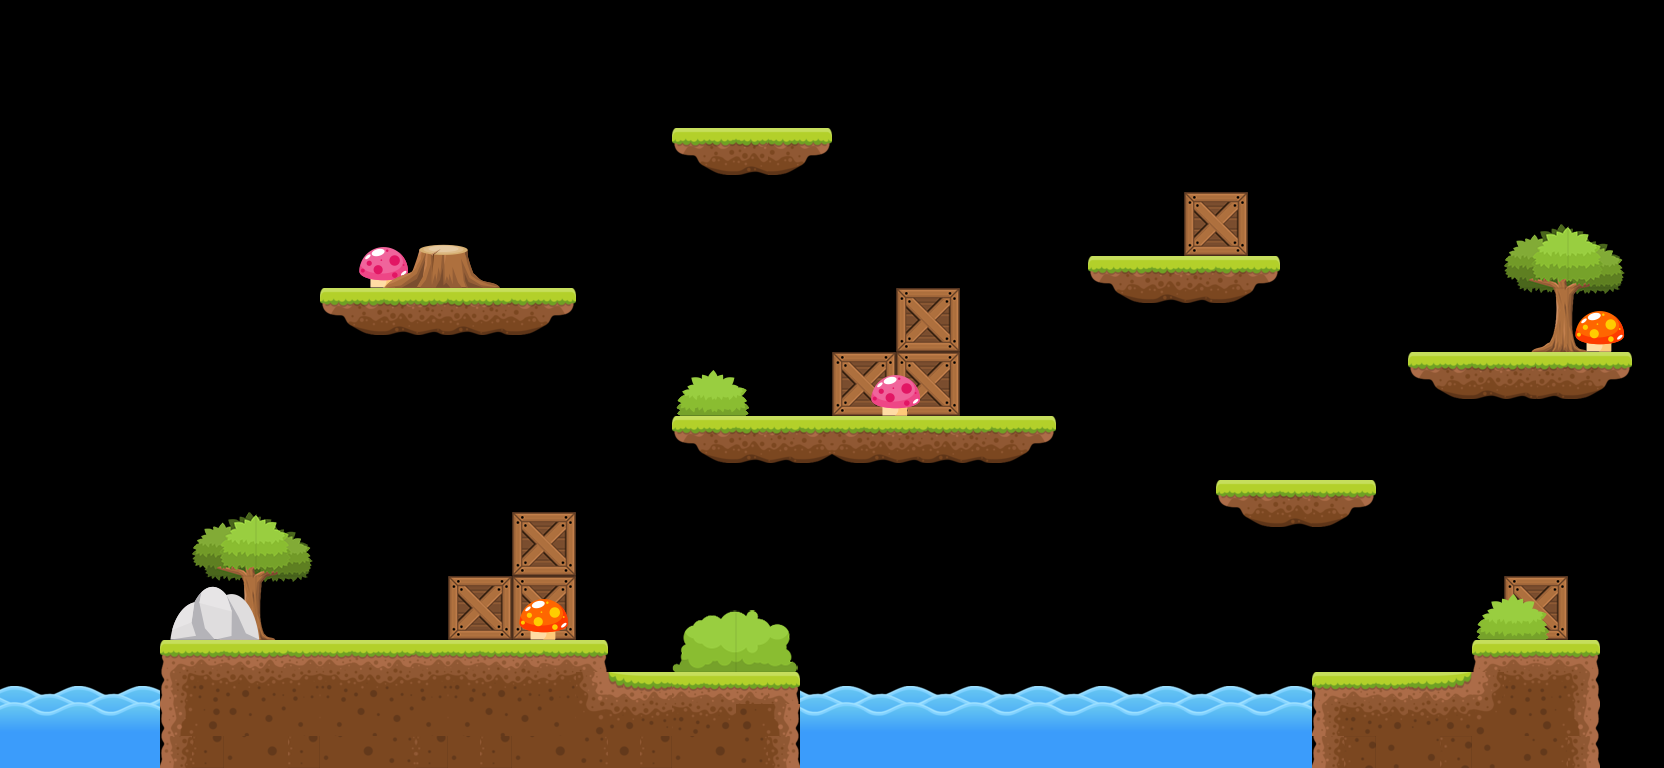

Below is a game level as drawn by its tile map, then a one-line description and the .tmx that defines it (tile-layer data replaced by summaries):
An orthogonal 52x24 tile map with 32x32 px tiles, 3 tile layers (background, decoration_l1, decoration_l2) and 27 objects (16x ground, 10x feather, hero).

<map version="1.9" tiledversion="1.9.1" orientation="orthogonal" renderorder="right-down" width="52" height="24" tilewidth="32" tileheight="32" infinite="0" nextlayerid="8" nextobjectid="39">
 <tileset firstgid="1" name="texture" tilewidth="32" tileheight="32" tilecount="256" columns="64">
  <image source="texture.png" width="2048" height="128" />
 </tileset>
 <layer id="1" name="background" width="52" height="24">
  <data>[1248 cells, 286 non-empty, 62 distinct tile ids]</data>
 </layer>
 <layer id="5" name="decoration_l1" width="52" height="24">
  <data>[1248 cells, 50 non-empty, 30 distinct tile ids]</data>
 </layer>
 <layer id="6" name="decoration_l2" width="52" height="24">
  <data>[1248 cells, 34 non-empty, 34 distinct tile ids]</data>
 </layer>
 <objectgroup id="2" name="objects">
  <object id="6" name="ground" x="161.333" y="641.333" width="446.667" height="125.333">
   <properties>
    <property name="BodyType" value="StaticBody" />
    <property name="gravityScale" type="float" value="1" />
   </properties>
  </object>
  <object id="7" name="ground" x="608" y="670.667" width="188" height="96">
   <properties>
    <property name="BodyType" value="StaticBody" />
    <property name="gravityScale" type="float" value="1" />
   </properties>
  </object>
  <object id="8" name="ground" x="1314.67" y="670.667" width="158.667" height="97.3333">
   <properties>
    <property name="BodyType" value="StaticBody" />
    <property name="gravityScale" type="float" value="1" />
   </properties>
  </object>
  <object id="9" name="ground" x="1473.33" y="640" width="125.333" height="128">
   <properties>
    <property name="BodyType" value="StaticBody" />
    <property name="gravityScale" type="float" value="1" />
   </properties>
  </object>
  <object id="10" name="ground" x="1504" y="576.667" width="64" height="62.6667">
   <properties>
    <property name="BodyType" value="StaticBody" />
    <property name="gravityScale" type="float" value="1" />
   </properties>
  </object>
  <object id="11" name="ground" x="1184" y="192" width="64" height="62.6667">
   <properties>
    <property name="BodyType" value="StaticBody" />
    <property name="gravityScale" type="float" value="1" />
   </properties>
  </object>
  <object id="12" name="ground" x="832.333" y="352.667" width="64" height="62.6667">
   <properties>
    <property name="BodyType" value="StaticBody" />
    <property name="gravityScale" type="float" value="1" />
   </properties>
  </object>
  <object id="13" name="ground" x="896" y="287.667" width="63.6667" height="128.333">
   <properties>
    <property name="BodyType" value="StaticBody" />
    <property name="gravityScale" type="float" value="1" />
   </properties>
  </object>
  <object id="14" name="ground" x="1088.33" y="256.333" width="191.667" height="14.6667">
   <properties>
    <property name="BodyType" value="StaticBody" />
    <property name="gravityScale" type="float" value="1" />
   </properties>
  </object>
  <object id="15" name="ground" x="320.333" y="288" width="255.667" height="21">
   <properties>
    <property name="BodyType" value="StaticBody" />
    <property name="gravityScale" type="float" value="1" />
   </properties>
  </object>
  <object id="16" name="ground" x="672.333" y="128" width="159" height="18.3333">
   <properties>
    <property name="BodyType" value="StaticBody" />
    <property name="gravityScale" type="float" value="1" />
   </properties>
  </object>
  <object id="17" name="ground" x="672.5" y="415.5" width="382.5" height="24.5">
   <properties>
    <property name="BodyType" value="StaticBody" />
    <property name="gravityScale" type="float" value="1" />
   </properties>
  </object>
  <object id="18" name="ground" x="512" y="512" width="64" height="127.5">
   <properties>
    <property name="BodyType" value="StaticBody" />
    <property name="gravityScale" type="float" value="1" />
   </properties>
  </object>
  <object id="19" name="ground" x="448" y="576.5" width="63.5" height="63">
   <properties>
    <property name="BodyType" value="StaticBody" />
    <property name="gravityScale" type="float" value="1" />
   </properties>
  </object>
  <object id="20" name="ground" x="1408.5" y="351.5" width="223" height="27.5">
   <properties>
    <property name="BodyType" value="StaticBody" />
    <property name="gravityScale" type="float" value="1" />
   </properties>
  </object>
  <object id="21" name="ground" x="1215.5" y="480" width="159.5" height="24.5">
   <properties>
    <property name="BodyType" value="StaticBody" />
    <property name="gravityScale" type="float" value="1" />
   </properties>
  </object>
  <object id="27" name="feather" x="528.5" y="473" width="32" height="32">
   <properties>
    <property name="BodyType" value="StaticBody" />
    <property name="gravityScale" type="float" value="1" />
   </properties>
  </object>
  <object id="28" name="feather" x="689" y="632" width="32" height="32">
   <properties>
    <property name="BodyType" value="StaticBody" />
    <property name="gravityScale" type="float" value="1" />
   </properties>
  </object>
  <object id="29" name="feather" x="743.5" y="373" width="32" height="32">
   <properties>
    <property name="BodyType" value="StaticBody" />
    <property name="gravityScale" type="float" value="1" />
   </properties>
  </object>
  <object id="30" name="feather" x="334" y="247" width="32" height="32">
   <properties>
    <property name="BodyType" value="StaticBody" />
    <property name="gravityScale" type="float" value="1" />
   </properties>
  </object>
  <object id="31" name="feather" x="495" y="243" width="32" height="32">
   <properties>
    <property name="BodyType" value="StaticBody" />
    <property name="gravityScale" type="float" value="1" />
   </properties>
  </object>
  <object id="32" name="feather" x="714.5" y="83.5" width="32" height="32">
   <properties>
    <property name="BodyType" value="StaticBody" />
    <property name="gravityScale" type="float" value="1" />
   </properties>
  </object>
  <object id="33" name="feather" x="846" y="309.5" width="32" height="32">
   <properties>
    <property name="BodyType" value="StaticBody" />
    <property name="gravityScale" type="float" value="1" />
   </properties>
  </object>
  <object id="34" name="feather" x="913.5" y="248" width="32" height="32">
   <properties>
    <property name="BodyType" value="StaticBody" />
    <property name="gravityScale" type="float" value="1" />
   </properties>
  </object>
  <object id="35" name="feather" x="1125" y="216.5" width="32" height="32">
   <properties>
    <property name="BodyType" value="StaticBody" />
    <property name="gravityScale" type="float" value="1" />
   </properties>
  </object>
  <object id="38" name="feather" x="382.5" y="600" width="32" height="32">
   <properties>
    <property name="BodyType" value="StaticBody" />
    <property name="gravityScale" type="float" value="1" />
   </properties>
  </object>
 </objectgroup>
 <objectgroup id="7" name="setting">
  <object id="26" name="hero" x="284.128" y="563.34" width="56" height="75">
   <properties>
    <property name="BodyType" value="DynamicBody" />
    <property name="gravityScale" type="float" value="1" />
    <property name="restitution" type="float" value="0" />
   </properties>
  </object>
 </objectgroup>
</map>